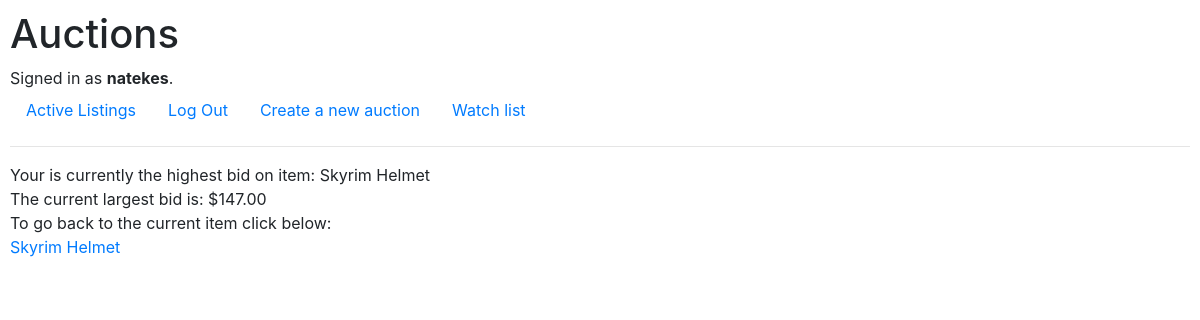
The page /winning/1 (signed in) on the database its author committed.
### auctions/models.py (models this page shows)
class User(AbstractUser):
    pass

class Auction(models.Model):
    image = models.CharField(max_length = 1000, default = 'https://www.google.com/url?sa=i&url=https%3A%2F%2Fwww.dreamstime.com%2Fillustration%2Fno-image-available.html&psig=AOvVaw0BsrOjftE4apdhInuJiRA5&ust=1601135009139000&source=images&cd=vfe&ved=0CAIQjRxqFwoTCMji3u3ShOwCFQAAAAAdAAAAABAO')
    title = models.CharField(max_length= 120)
    largest_bid = models.FloatField(validators=[MinValueValidator(0.01), MaxValueValidator(500000)])
    category = models.CharField(max_length=32)
    auction_start = models.DateTimeField(datetime.now)
    auction_end = models.DateTimeField()
    creating_user = models.ForeignKey(User, on_delete = models.PROTECT)
    desc = models.CharField(max_length=500)
    auction_status = models.CharField(max_length=32)#for now it should either be 'open' or 'closed' - but maybe you'd want to add other- such as paused, or revoked, or in review

### auctions/views.py (the view)
# urls.py: path("winning/<str:id>", views.winning, name="winning"),
def winning(request, id):
    auc = Auction.objects.get(pk=id)
    return render(request, "auctions/winning.html", {
        "auc": auc
    })

### auctions/templates/auctions/winning.html
{% extends "auctions/layout.html" %}
{% block body %}
    Your is currently the highest bid on item: {{auc.title}} <br>
    The current largest bid is:  ${{auc.largest_bid|floatformat:2}} <br>
    To go back to the current item click below: <br>
    <a href="{% url 'item' id=auc.id %}"> {{auc.title}}</a>
{% endblock %}

### auctions/templates/auctions/layout.html (shortened to what this page needs)
{% load static %}
<!DOCTYPE html>
<html lang="en">
    <head>
        <link rel="stylesheet" href="https://stackpath.bootstrapcdn.com/bootstrap/4.4.1/css/bootstrap.min.css">
        <link href="/static/auctions/styles.css?{% now "U" %}"  rel="stylesheet" type="text/css"/>
    </head>
    <body>
        <h1>Auctions</h1>
        <div>
            {% if user.is_authenticated %}
                Signed in as <strong>{{ user.username }}</strong>.
            {% else %}
                Not signed in.
            {% endif %}
        </div>
        <ul class="nav">
            <li class="nav-item">
                <a class="nav-link" href="{% url 'index' %}">Active Listings</a>
            </li>
            {% if user.is_authenticated %}
                <li class="nav-item">
                    <a class="nav-link" href="{% url 'logout' %}">Log Out</a>
                </li>
                <li class="nav-item">
                    <a class="nav-link" href="{% url 'create' %}">Create a new auction</a>
                </li>
                <li class="nav-item">
                    <a class="nav-link" href="{% url 'watchlist' user.id %}">Watch list</a>
                </li>
            {% endif %}
        </ul>
        <hr>
        {% block body %}
        {% endblock %}
    </body>
</html>

### auctions/static/auctions/styles.css (style rules this page uses)
body { padding: 10px; }

### rows shown on the page
User: username "natekes"
Auction: title "Skyrim Helmet", largest_bid "147.00"
